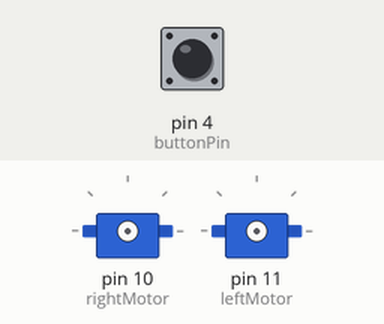
Bench run of a sketch on a simulated Arduino Uno, built with avr-gcc and run on an emulated ATmega328P. Shown: 2 × servo. Inputs (shaded band) come from the test bench; at power-on: pin 4 (buttonPin) LOW.

Above: at 1.2 s.
1.3 s: pin 4 (buttonPin) pulled HIGH for 0.15 s
At 5.0 s:
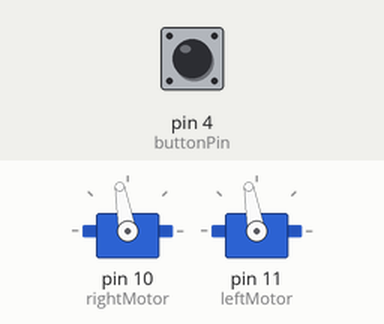
At 5.7 s:
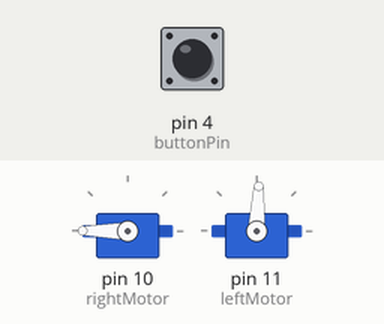
Timing chart, 0 to 13.4 s (numbered marks = the images above; inputs shaded):
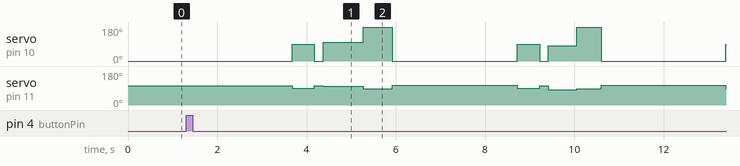

Measured:
- after the input at 1.3 s, servo on pin 10 (rightMotor): 0° → 90° after 2.4 s, → 0° 0.50 s later, → 100° 0.20 s later, → 180° 0.90 s later, … (11 changes in this stretch); servo on pin 11 (leftMotor): 103° → 90° after 2.4 s, → 103° 0.50 s later, → 100° 0.20 s later, → 87° 0.90 s later, … (11 changes in this stretch)

The sketch:

2025_Robot_Tour.ino
```cpp
#include <Servo.h>


Servo rightMotor;
Servo leftMotor;


int rmPin = 10;
int lmPin = 11;
int buttonPin = 4;

bool state = true;

//USE THIS ARRAY TO CONFIRM THE ORDER OF THE PATH
//0 --> Move Forward
//1 -- > Turn Right
//2 --> Turn Left
int pathOrder[] = {1,0,2,0,0,0,0};

//MIT Path --> 0,1,0,2,0,0,2,0,1,0

int buttonState = 0;


void setup() {
  pinMode(buttonPin, INPUT);

 }


 void loop() {
  buttonState = digitalRead(4);

  //Checks if button is pressed, then runs
  if(buttonState == HIGH){

    //Gives a delay when button is clicked
    delay(1000);

    //Moves forward 25cm to the first center point of the starting box
    MoveForward_25();

    //The for loop runs until all elements are included in the path
    for(int element : pathOrder){
      //This If statement runs the path order from the array
      if(element == 0){
        delay(500);
        MoveForward();
      } else if (element == 1){
        delay(500);
        turnRight();
      } else if (element == 2){
        delay(500);
        turnLeft();
      }

    }

  }

}


void MoveForward_25(){


  rightMotor.attach(10);
  leftMotor.attach(11);

  rightMotor.write(0);
  leftMotor.write(103);

  delay(1375);

  rightMotor.write(90);
  leftMotor.write(90);


  rightMotor.detach();
  leftMotor.detach();

}

//Function to move forward 50cm
void MoveForward(){

  rightMotor.attach(10);
  leftMotor.attach(11);


  rightMotor.write(0);
  leftMotor.write(104);

  delay(2795);

  rightMotor.write(90);
  leftMotor.write(90);

  rightMotor.detach();
  leftMotor.detach();

}

//Function to rotate 90 degrees to the left
void turnLeft(){

  rightMotor.attach(10);
  leftMotor.attach(11);

  rightMotor.write(0);
  leftMotor.write(103);

  delay(200);

  rightMotor.write(80);
  leftMotor.write(80);


  delay(630);

  rightMotor.write(180);
  leftMotor.write(87);

  delay(50);

  rightMotor.detach();
  leftMotor.detach();
}

//Function to rotate 90 degrees to the right
void turnRight(){

  rightMotor.attach(10);
  leftMotor.attach(11);


  rightMotor.write(0);
  leftMotor.write(103);

  delay(200);

  rightMotor.write(100);
  leftMotor.write(100);

  delay(900);

  rightMotor.write(180);
  leftMotor.write(87);

  delay(150);

  rightMotor.detach();
  leftMotor.detach();

}
```
